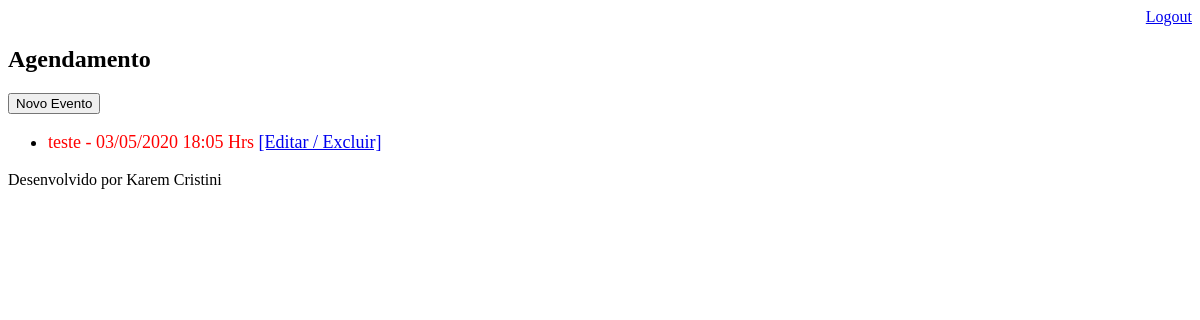
The app's page /agenda/ (signed in), older data.
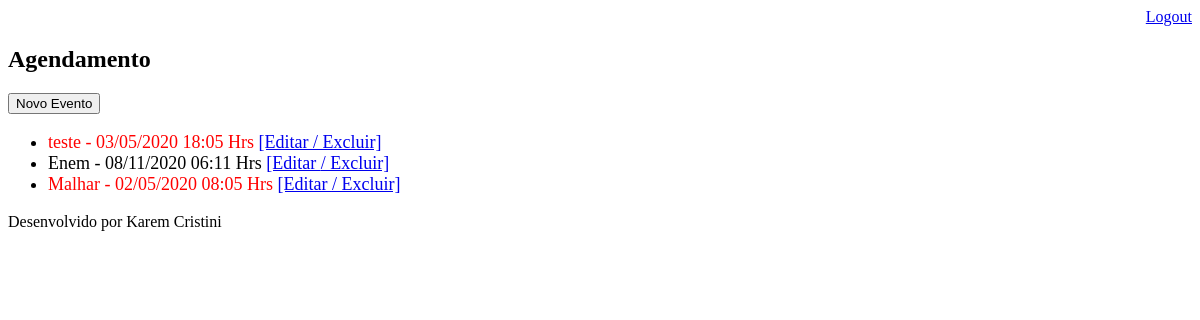
The same page, newer data.
### core/models.py (models this page shows, shortened)
class Evento(models.Model):
    titulo = models.CharField(max_length=100)
    descricao = models.TextField(blank=True, null=True)
    data_evento = models.DateTimeField()
    data_criacao = models.DateTimeField(auto_now=True)
    usuario = models.ForeignKey(User, on_delete=models.CASCADE)
    def  get_data_evento(self):
        return self.data_evento.strftime('%d/%m/%Y %H:%m Hrs')
    def get_evento_atrasado(self):
        if self.data_evento < datetime.now():
            return True
        else:
            return False

### core/views.py (the view)
# urls.py: path('agenda/', views.lista_eventos),
@login_required(login_url='/login/')
def lista_eventos(request):
    usuario = request.user
    data_atual = datetime.now() - timedelta(hours=1)
    evento = Evento.objects.filter(usuario=usuario)
    dados = {'eventos': evento}
    return render(request, 'agenda.html',dados)

### Agenda/templates/agenda.html
{% extends 'model_page.html' %}
{% block content  %}
<h2> Agendamento </h2>
<a href="evento/">
<button type="button"> Novo Evento </button>
</a>
<ul style="font-size: 18px">
{% for evento in eventos %}
<li>
<div style ={% if evento.get_evento_atrasado %} "color:red"{% endif %} >
     {{evento.titulo}} - {{evento.get_data_evento}}
  <a href="evento/?id={{evento.id}}" >[Editar </a>
  <a href="evento/delete/{{evento.id}}/">/ Excluir] </a>
</div>
</li>
{% endfor %}
</ul>
{% endblock  %}

### Agenda/templates/model_page.html
<!DOCTYPE html>
<html>
<head>
     {% include  "model_header.html" %}
</head>
<body>
{% block content%} {% endblock %}
{% include "model_footer.html" %}
</body>

### Agenda/templates/model_header.html (shortened to what this page needs)
<div align="right">
 <a href="/logout">Logout</a>
</div>

### Agenda/templates/model_footer.html
<p> Desenvolvido por Karem Cristini </p>

Row changes from the older to the newer data that the page shows:
added Evento: titulo "Enem", get_data_evento "08/11/2020 06:11 Hrs"
added Evento: titulo "Malhar", get_data_evento "02/05/2020 08:05 Hrs"
